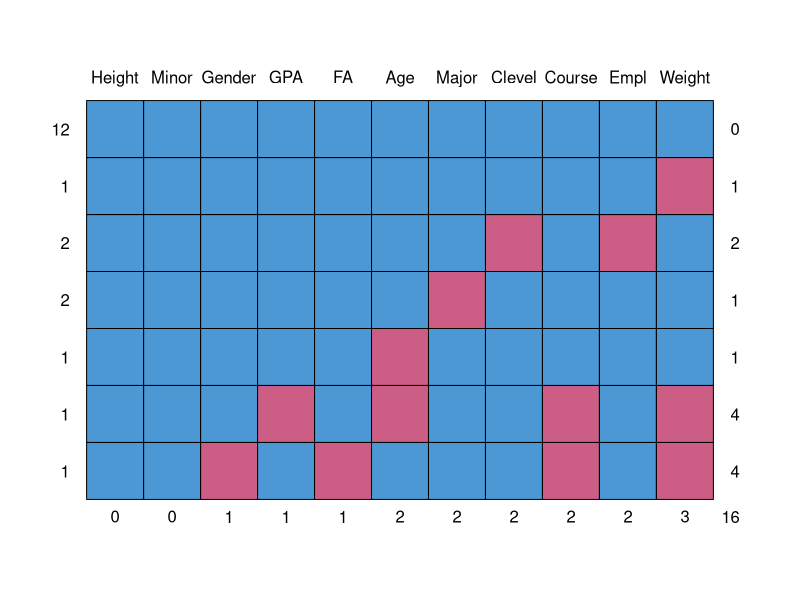
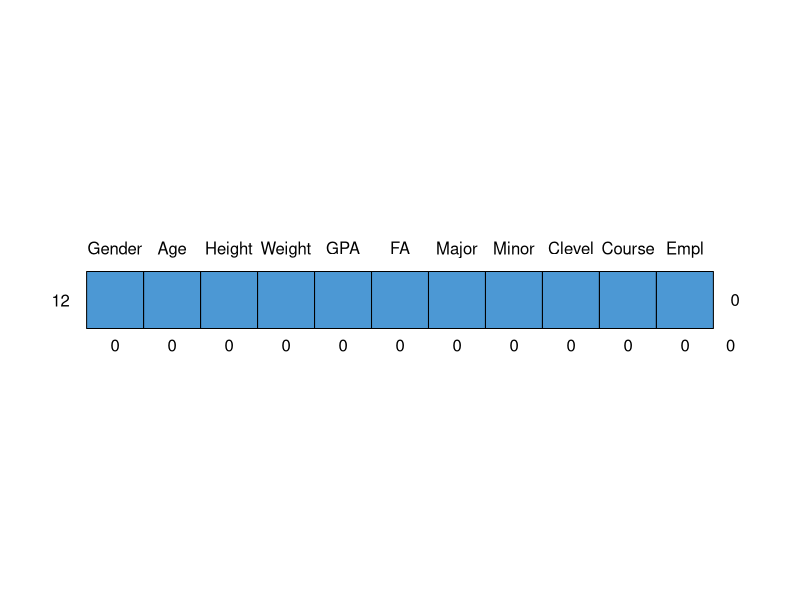
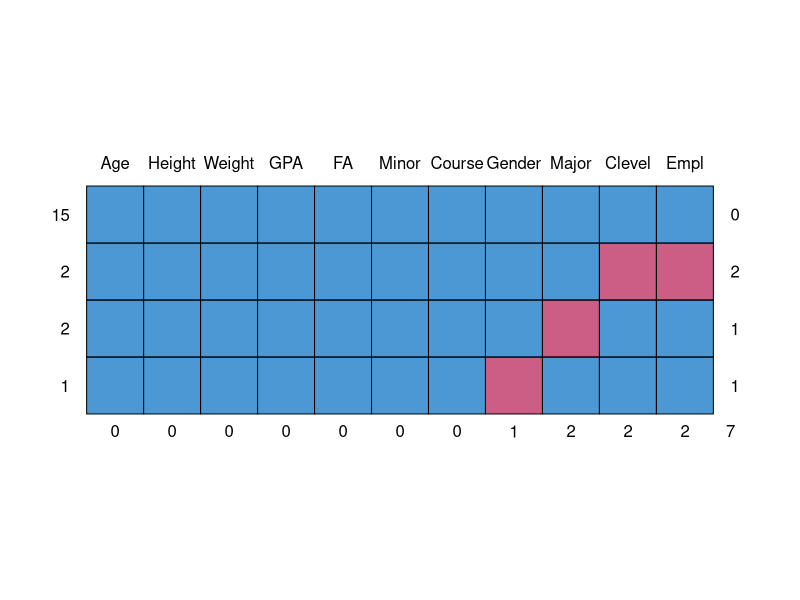
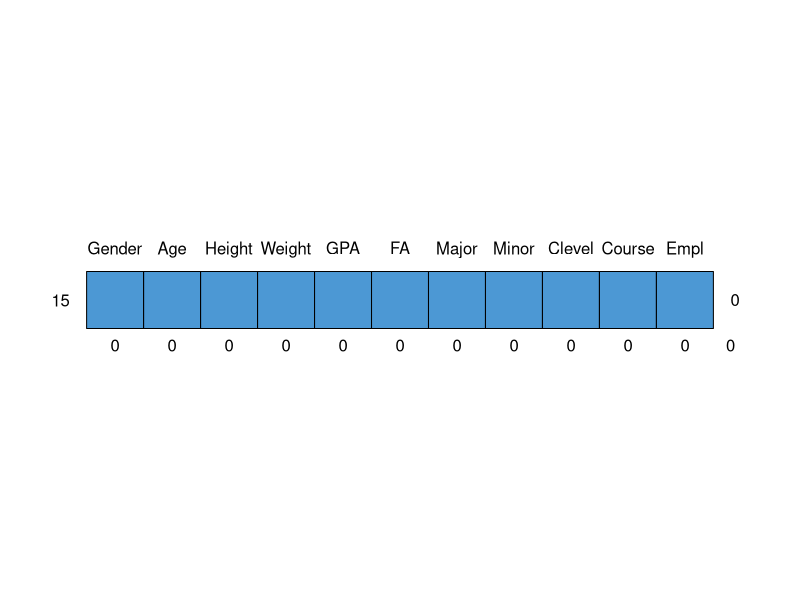
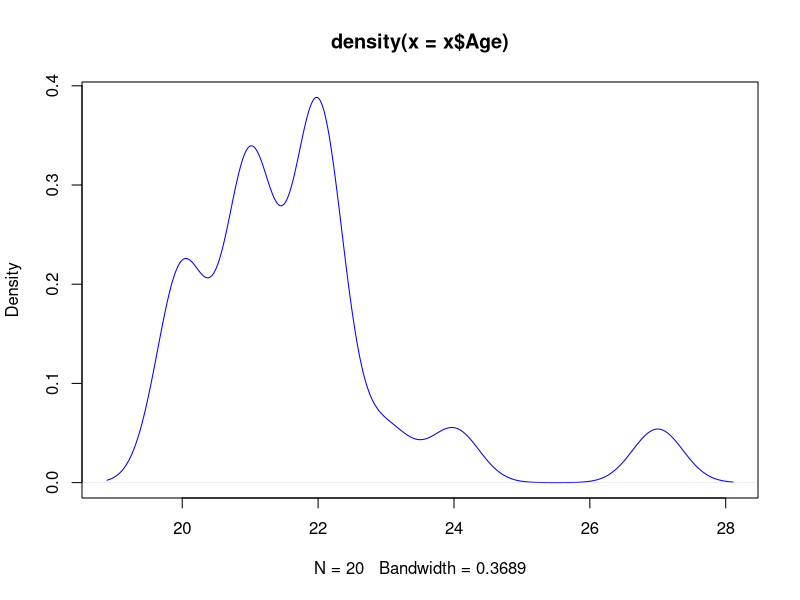
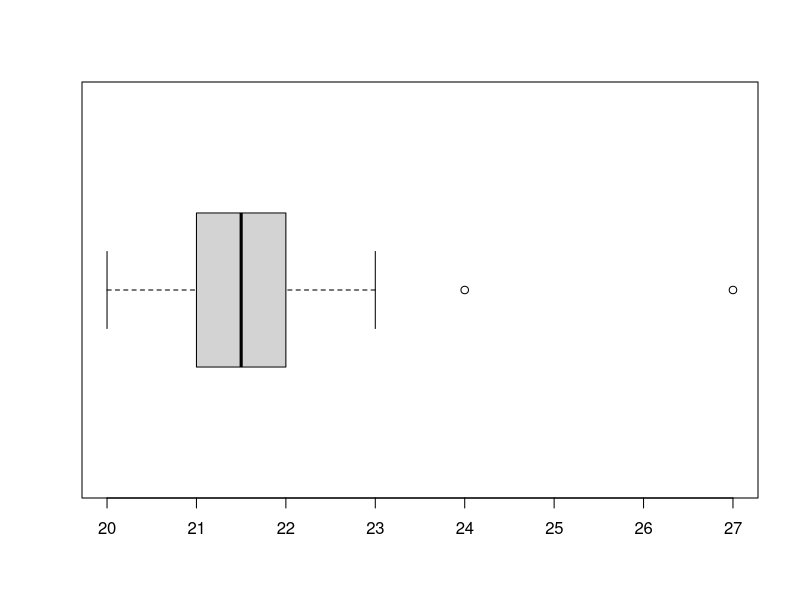
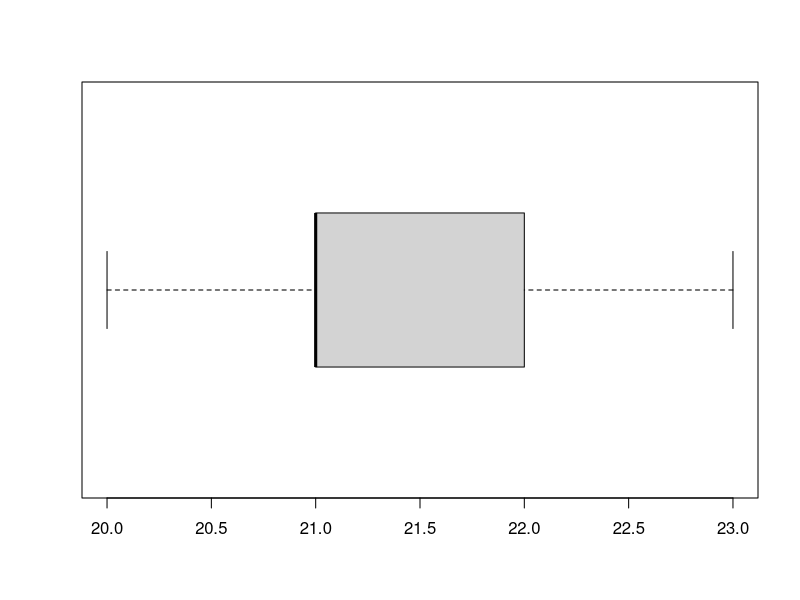
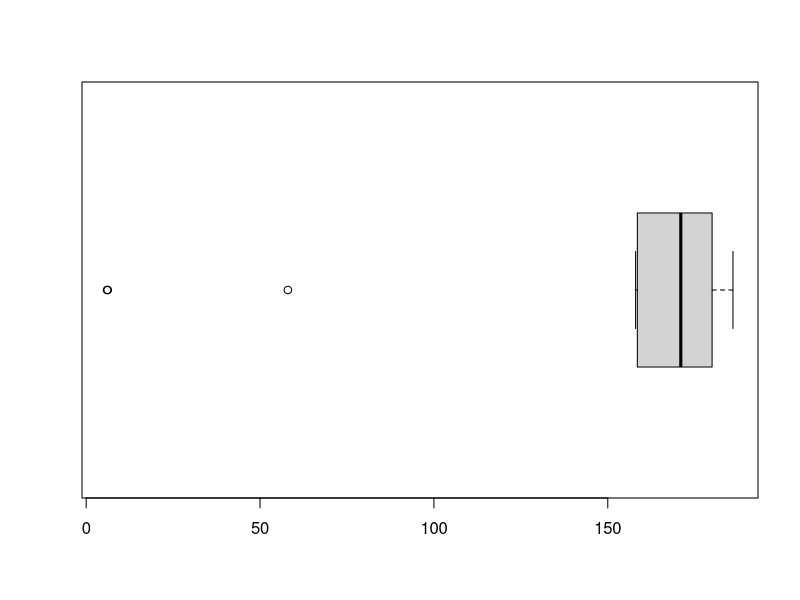

Source code (R) for these figures, in order:
#DataPreprocessing

x=read.csv("datapreprocessing.csv")

View(x)
dim(x)

##name of attributes
names(x)

##+++++++++++++++++
#Inconsistent values

#Gender

class(x$Gender)
table(x$Gender)

#child is an inconsistent value for Gender
x$Gender=gsub("Child", NA, x$Gender)
table(x$Gender)
x$Gender
table(is.na(x$Gender))

#Height  ##nature numerical 
summary(x$Height)
class(x$Height)
x$Height

x$Height=gsub("164 cm ", 164, x$Height)
x$Height=gsub("186cm", 186, x$Height)
x$Height
class(x$Height)
x$Height=as.numeric(x$Height)
summary(x$Height)
class(x$Height)

#Weight
summary(x$Weight)
x$Weight
table(x$Weight)
x$Weight=gsub("Male", NA, x$Weight)
x$Weight
class(x$Weight)

x$Weight=as.numeric(x$Weight)
summary(x$Weight)

##
x=read.csv("datapreprocessing.csv")
View(x)
x_height=x$Height
class(x_height)


x_height
x_height=replace(x_height, x_height %in% c("186cm", "164 cm "), c(186, 164))
x_height
x_height=as.numeric(x_height)
summary(x_height)

##+++++++++++++++++
#Chapter 2: Data pre processing
#Duplicated rows 
x=read.csv("datapreprocessing.csv")
View(x)
##package tidyverse
library(tidyverse)
dp_value=duplicated(x)
dp_value
table(dp_value)


##Lets introduce some duplicated objects (rows)
dp_rows=x[c(1,2), ]
View(dp_rows)

y=rbind(x, dp_rows)
View(y)

dp_object=duplicated(y)
table(dp_object)

y[duplicated(y), ]   #this gives the duplicated rows with all details

###how to remove duplicated Rows/Objects
y_u=unique(y)
y_dup=duplicated(y_u)
table(y_dup)


##+++++++++++++++++
#+Chapter 2: Data pre processing+#
#Missing Values#

#install.packages("mice")
library(mice)

x=read.csv("navalues.csv")
View(x)   ##missing values present

##spotting the missing values
is.na(x)
colSums(is.na(x))   #it gives the # of NAs in each col.
sum(is.na(x$Gender))  #for indiv col.
sum(is.na(x))   #for the entire dataset

md.pattern(x)

#+How to deal with missing values+
y=x
View(y)

#1: omit the rows with missing values>>> the easiest way to deal NAs
y_new=na.omit(y)

View(y_new)
colSums(is.na(y_new))
md.pattern(y_new)
dim(y_new)
dim(y)
8/20   ##if you remove about 5% of your objects---you are still fine

###calculations in the presence of NAs
sum(is.na(x$GPA))
mean(x$GPA)
mean(x$GPA, na.rm=T)
median(x$GPA, na.rm = T)
var(x$GPA, na.rm = T)


#+++Very very very very important discussion here+++

#+systematic missing values vs Random missing values+# 
View(x)

#+test for random OR systematic Missing Values 
##Weight 
sum(is.na(x$Weight))

dum_na=is.na(x$Weight)  #binary variable recall from ITC 255
dum_na 
table(dum_na)

#Check whether missing values on Weight is related to Gender+
#Variable Gender: 
#test whether dum_na and Gender are associated
#Gender is QL  and dum_na is QL(binary)
#which test of association we use here>>>Chi-square test 
chisq.test(x$Gender, dum_na)  #No association, i.e. random missing values


#Check whether missing values on Weight is related to Height+
#Binary and QNT>t-test

t.test(x$Height~dum_na)   ##Hence no association, i.e. random missing values
###if the missing values are at random then we can impute them>>estimate them
##mice package
names(x)

help("mice")

#If missing values are random, you can estimate most of the missing the values
#using
x.fill=mice(x)
x.cmpl=complete(x.fill)
colSums(is.na(x.cmpl))
View(x.cmpl)
md.pattern(x.cmpl)
x.nona=na.omit(x.cmpl)
md.pattern(x.nona)
#write.csv(x.nona, file = "no_na_values.csv")



##+++++++++++++++++
#+Chapter 2: Data pre processing
#+outliers

x=read.csv("no_na_values.csv")
View(x)
names(x)
str(x)
###suppose we wanna work with the variable Age
summary(x$Age)
plot(density(x$Age), col="blue") #may be out-liers on the righthandside
##check for the outliers
boxplot(x$Age, horizontal = T)
boxplot.stats(x$Age)

x_out=boxplot.stats(x$Age)[4]
min(x_out$out)
###We remove the outliers only from Age
age_new=x$Age[x$Age<24]
boxplot(age_new, horizontal = T)

##you want to have a new dataset 
x_new=x[x$Age<24, ]
View(x_new)


###height
boxplot(x$Height, horizontal = T)
boxplot.stats(x$Height)

x_new_height=x[x$Height>58, ]
boxplot(x_new_height$Height, horizontal = T)



##+++++++++++++++++
#Chapter 2: Data pre processing
#Variable transformations

names(x)
##Height in cm>>>generate a new var height in foot/feet
#1 cm=0.0328084 feet

height_in_feet=x$Height*0.0328084
height_in_feet
x=cbind(x, height_in_feet)
View(x)

##Decoding of the non-numerical var
##Gender
factor(x$Gender)
levels(x$Gender)
help("levels")
##0: Female, 1: Male
Gender_new=c()    ##empty vector 

for (i in 1:length(x$Gender)){
  if (x$Gender[i]=="Female"){
    Gender_new[i]=0
  } else {
    Gender_new[i]=1
  }
}

x=cbind(x, Gender_new)
View(x)
